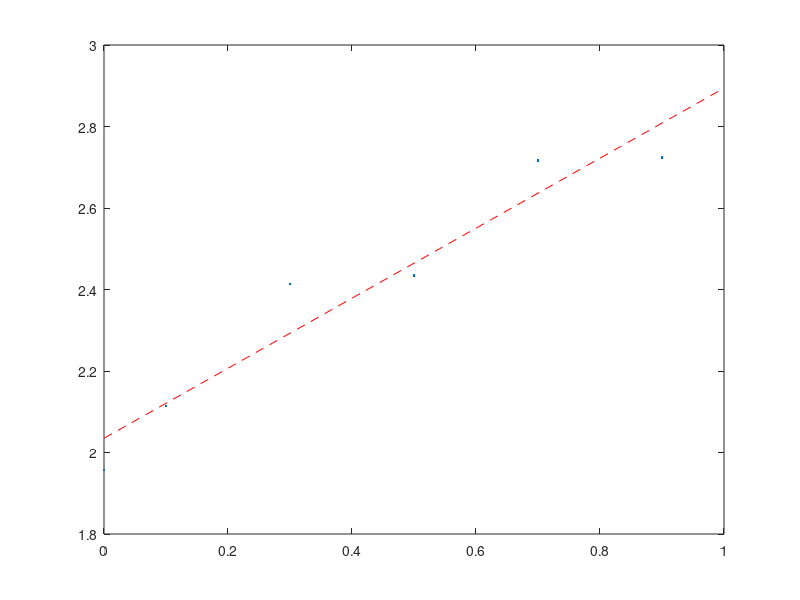

MATLAB code for this plot:
% make some points with a = 1, b = 2

a = 1; b = 2;
x = [0; .1; .3; .5; .7; .9];
y = a*x + b + .1*randn(6,1);

plot(x,y,'.')

% basis = {x,e} = {v1, v2}
v1 = x; 
v2 = ones(6,1);

% make Gram matrix G_ij = (v_j, v_i) and vector f_i = (v_i, y)
G(1,1) = v1'*v1;
G(2,1) = v2'*v1;
G(1,2) = v1'*v2;
G(2,2) = v2'*v2;

f = zeros(2,1);
f(1) = v1'*y;
f(2) = v2'*y;

% solve for slope + intercept
ab = G\f;
a = ab(1); b = ab(2);

% xp = x for plotting
xp = linspace(0,1,25);
hold on;plot(xp,a*xp + b,'r--')
